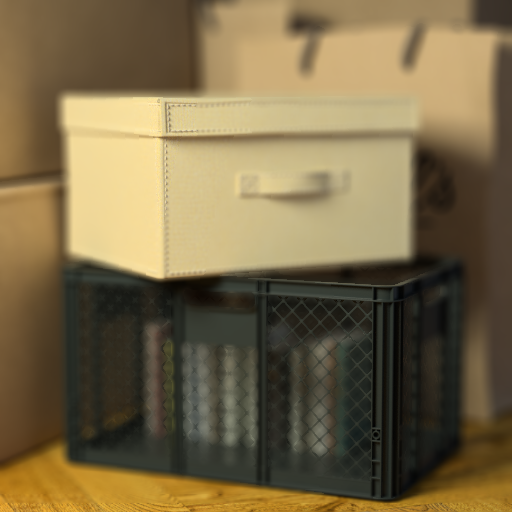
#> input picture PA1/dataset/boxes/02.png, 512 x 512 px; the run also reads 2 pictures not shown here
$ jupyter execute --allow-errors PA1_code.ipynb   (older library calls are emulated)
#> lines starting #> are read from the running program, lines starting #| are printed output that depends on the picture
# PA1 - Depth from Focus
---
- 20204102 Juhyeon Nam (AI Graduate School)

[cell 1]
import os
DATASET_dir = os.path.join(os.getcwd(),'dataset')
DATASET_dir

[cell 2]
import cv2
cv2.__version__

## TASK 1: Image Alignment (3pts)
---

1. Pick two adjucent sequencial images
2. Find correspondence between them by using Image Aligment Toolbox
3. Plot error map of before and after the alignment

Since I use python not Matlab, I rather used python library than Image Alignment Toolbox to align images. I will specify which libary and references I used to produce the resulted image.

[cell 3]
from __future__ import print_function
import numpy as np
import cv2
import matplotlib.pyplot as plt

# Implemented Function
def ErrorMap(gray1, gray2):
    error = cv2.subtract(gray1, gray2)
    return error


# Code from https://www.learnopencv.com/image-alignment-feature-based-using-opencv-c-python/
# I used python library below not Matlab IAT

MAX_FEATURES = 500
GOOD_MATCH_PERCENT = 0.3

def alignImages(im1, im2):

    # Convert images to grayscale
    im1Gray = cv2.cvtColor(im1, cv2.COLOR_BGR2GRAY)
    im2Gray = cv2.cvtColor(im2, cv2.COLOR_BGR2GRAY)

    # Detect ORB features and compute descriptors.
    orb = cv2.ORB_create(MAX_FEATURES)
    keypoints1, descriptors1 = orb.detectAndCompute(im1Gray, None)
    keypoints2, descriptors2 = orb.detectAndCompute(im2Gray, None)

    # Match features.
    matcher = cv2.DescriptorMatcher_create(cv2.DESCRIPTOR_MATCHER_BRUTEFORCE_HAMMING)
    matches = matcher.match(descriptors1, descriptors2, None)

    # Sort matches by score
    matches.sort(key=lambda x: x.distance, reverse=False)

    # Remove not so good matches
    numGoodMatches = int(len(matches) * GOOD_MATCH_PERCENT)
    matches = matches[:numGoodMatches]

    # Draw top matches
    imMatches = cv2.drawMatches(im1, keypoints1, im2, keypoints2, matches, None)
    cv2.imwrite("matches.jpg", imMatches)

    # Extract location of good matches
    points1 = np.zeros((len(matches), 2), dtype=np.float32)
    points2 = np.zeros((len(matches), 2), dtype=np.float32)

    for i, match in enumerate(matches):
        points1[i, :] = keypoints1[match.queryIdx].pt
        points2[i, :] = keypoints2[match.trainIdx].pt

    # Find homography
    h, mask = cv2.findHomography(points1, points2, cv2.RANSAC)

    # Use homography
    height, width, channels = im2.shape

    if h is not None:
        im1Reg = cv2.warpPerspective(im1, h, (width, height))
    else:
        im1Reg = im1

    return im1Reg, h

1. Pick two adjucent sequential images in boxes dataset

[cell 4]
img1 = cv2.imread(os.path.join(DATASET_dir, 'boxes/02.png'), cv2.IMREAD_COLOR)
#> img1 is the input picture: shape (512, 512, 3); mean B, G, R 72.2, 105.2, 121.1
img2 = cv2.imread(os.path.join(DATASET_dir, 'boxes/03.png'), cv2.IMREAD_COLOR)

gray1 = cv2.cvtColor(img1, cv2.COLOR_BGR2GRAY)
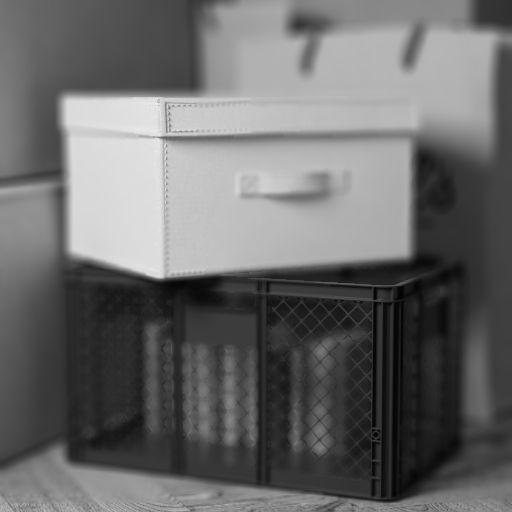
#> gray1: shape (512, 512); min 1, max 239, mean 106.2
gray2 = cv2.cvtColor(img2, cv2.COLOR_BGR2GRAY)


fig = plt.figure(figsize=(16,8))
fig.suptitle('Two adjucent sequential images')
imgs = [img1, img2]
for i, img in enumerate(imgs):
    fig.add_subplot(1,len(imgs),i+1)
    plt.imshow(cv2.cvtColor(img, cv2.COLOR_BGR2RGB))
#> this loop made 2 passes
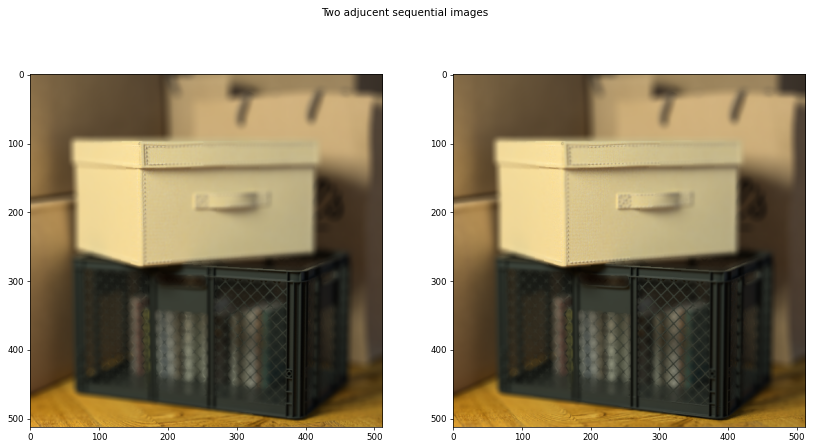
#> figure drawn by matplotlib, 2 panels

2. Find correspondence between them by using Image Alignment Toolbox

#> (a cell that did not finish here is left out)

#> in alignImages, `keypoints1, descriptors1 = orb.detectAndCompute(im1Gray, None)`: keypoints1 = 387 keypoints; strongest (x, y, size): (403, 251, 92.6), (160, 276, 44.6), (159, 275, 53.6), (154, 269, 111.1)
#> in alignImages, `keypoints2, descriptors2 = orb.detectAndCompute(im2Gray, None)`: keypoints2 = 276 keypoints; strongest (x, y, size): (403, 251, 92.6), (154, 269, 111.1), (406, 254, 77.1), (160, 137, 31)
#> in alignImages, `matches = matcher.match(descriptors1, descriptors2, None)`: matches = 387 matches

matches_img = cv2.imread(os.path.join(os.getcwd(), 'matches.jpg'))
plt.figure(figsize=(16,8))
plt.suptitle('Feature based alignment')
plt.imshow(cv2.cvtColor(matches_img, cv2.COLOR_BGR2RGB))

3. Plot error map of before and after alignment

#> (a cell that did not finish here is left out)

Finally, let's align all images in dataset `boxes` and `cotton`

[cell 7]
ALIGNED_DATASET_dir = os.path.join(os.getcwd(), "aligned_dataset")

#> (the rest of this cell did not finish here and is left out)

#> in alignImages (call 2), `keypoints1, descriptors1 = orb.detectAndCompute(im1Gray, None)`: keypoints1 has the same summary as keypoints2
#> in alignImages (call 2), `keypoints2, descriptors2 = orb.detectAndCompute(im2Gray, None)`: keypoints2 = 115 keypoints; strongest (x, y, size): (403, 251, 92.6), (406, 254, 77.1), (155, 269, 92.6), (164, 137, 77.1)
#> in alignImages (call 2), `matches = matcher.match(descriptors1, descriptors2, None)`: matches = 276 matches

        cv2.imwrite(aligned2_f, aligned2)

## Task 2: Initial Depth from Focus Measure (6pts)
---
1. Implement focus measure
2. Make cost volume by applying focus measure to images in dataset

Let's first implement focus measure.
I used Tenebaum Focus Measure.

[cell 8]
k_size = 3

def focus_measure(img):
    gray = cv2.cvtColor(img, cv2.COLOR_BGR2GRAY)

    g_x = cv2.Sobel(gray, cv2.CV_64F, 1, 0, ksize = k_size)
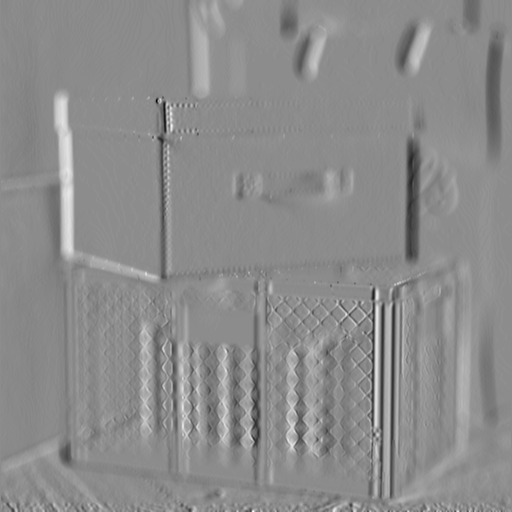
#> g_x: shape (512, 512) float64; min -175, max 142, mean -0.7; drawn with min black and max white
    g_y = cv2.Sobel(gray, cv2.CV_64F, 0, 1, ksize = k_size)
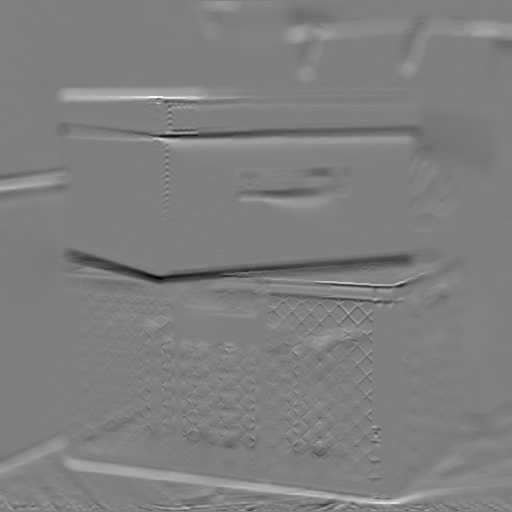
#> g_y: shape (512, 512) float64; min -277, max 278, mean 0.5; drawn with min black and max white

    measure = (g_x**2 + g_y **2)**2
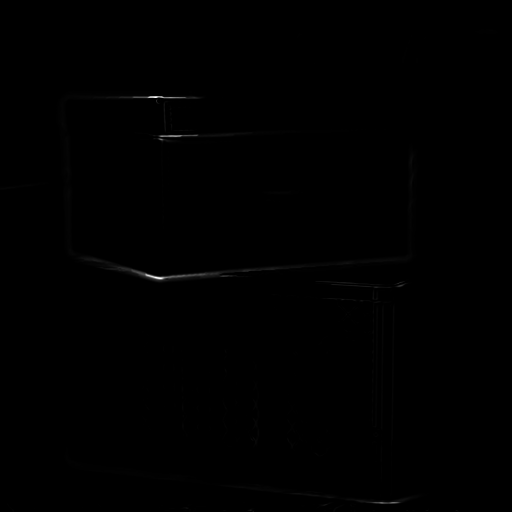
#> measure: shape (512, 512) float64; min 0, max 5.98e+09, mean 10374647.3; drawn with min black and max white
    kernel = np.ones((3,3))
    measure = cv2.filter2D(measure, -1, kernel)

    return measure


img = cv2.imread(os.path.join(ALIGNED_DATASET_dir, 'boxes','01.png'))
measure = focus_measure(img)
# cv2.imwrite('focus_sample.png', measure)
# sample = cv2.imread('focus_sample.png')
# plt.imshow(sample)
plt.figure(figsize=(8,8))
plt.title("Sharp edge (focus) detection")
plt.imshow(measure, cmap='Blues_r')

Not let's stack the resulted focus measures from the dataset and build the cost volumes.
Then get the bast label for each pixel.
Our initial depth map is consisting best labels for each pixel.

[cell 9]
h, w, _ = img.shape
#> h = 512; w = 512
n_imgs = 30

all_imgs = {}
cost_volumes = {'boxes':np.zeros((h,w,n_imgs)), 'cotton':np.zeros((h,w,n_imgs))}
initial_depth_map = {}

fig, axs = plt.subplots(1,2, figsize=(16,8))
#fig.suptitle("Initial Depth Map")

#> (the rest of this cell did not finish here and is left out)
